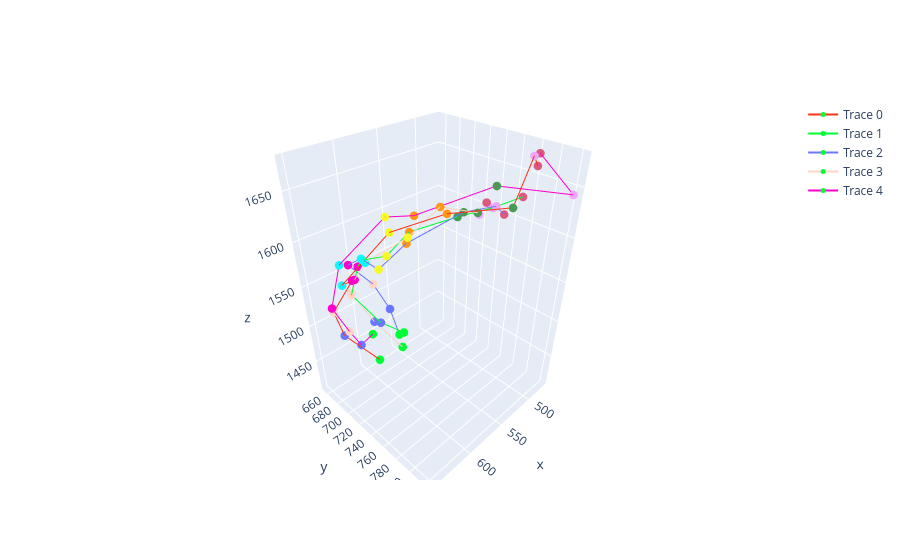

Source (notebook cell):
### Code cell
aligned_all_gpa=tr.run_gpa_all_clusters(traces_long, cluster_df, min_cluster=4)
tr.plot_multi_points(aligned_all_gpa)

### Figure 1 — Plotly figure (JSON) as saved in the notebook; plotly's stock layout.template omitted (floating-point values rounded to 4 significant figures)
{"data": [{"line": {"color": "#FD3216", "width": 2}, "marker": {"color": ["#00FE35", "#6A76FC", "#FED4C4", "#FE00CE", "#0DF9FF", "#F6F926", "#FF9616", "#479B55", "#EEA6FB", "#DC587D"], "size": 5}, "mode": "markers+lines", "name": "Trace 0", "opacity": 1, "type": "scatter3d", "x": [583.2, 626.3, 632.6, 617.7, 641.3, 609.5, 571.5, 538.8, 484.3, 471.8], "y": [665.5, 664.7, 660.3, 679.5, 698.4, 732.2, 762.8, 805.4, 784.6, 781.4], "z": [1414.0, 1479.0, 1512.0, 1554.0, 1569.0, 1624.0, 1639.0, 1647.0, 1672.0, 1659.0]}, {"line": {"color": "#00FE35", "width": 2}, "marker": {"color": ["#00FE35", "#6A76FC", "#FED4C4", "#FE00CE", "#0DF9FF", "#F6F926", "#FF9616", "#479B55", "#EEA6FB", "#DC587D"], "size": 5}, "mode": "markers+lines", "name": "Trace 1", "opacity": 1, "type": "scatter3d", "x": [560.1, 592.2, 620.4, 617.6, 627.8, 620.8, 590.6, 549.6, 515.1, 482.7], "y": [686.1, 686.2, 679.4, 691.8, 715.2, 740.7, 736.2, 755.1, 767.5, 776.7], "z": [1456.0, 1489.0, 1537.0, 1576.0, 1597.0, 1609.0, 1619.0, 1626.0, 1627.0, 1631.0]}, {"line": {"color": "#6A76FC", "width": 2}, "marker": {"color": ["#00FE35", "#6A76FC", "#FED4C4", "#FE00CE", "#0DF9FF", "#F6F926", "#FF9616", "#479B55", "#EEA6FB", "#DC587D"], "size": 5}, "mode": "markers+lines", "name": "Trace 2", "opacity": 1, "type": "scatter3d", "x": [583.6, 575.3, 592.0, 626.2, 627.2, 627.5, 596.3, 547.2, 514.9, 486.8], "y": [706.4, 682.3, 677.9, 688.9, 712.5, 737.2, 738.5, 760.1, 770.9, 760.2], "z": [1479.0, 1497.0, 1537.0, 1580.0, 1597.0, 1597.0, 1611.0, 1631.0, 1630.0, 1608.0]}, {"line": {"color": "#FED4C4", "width": 2}, "marker": {"color": ["#00FE35", "#6A76FC", "#FED4C4", "#FE00CE", "#0DF9FF", "#F6F926", "#FF9616", "#479B55", "#EEA6FB", "#DC587D"], "size": 5}, "mode": "markers+lines", "name": "Trace 3", "opacity": 1, "type": "scatter3d", "x": [579.6, 592.9, 606.5, 622.0, 627.4, 602.4, 570.1, 541.4, 520.9, 513.7], "y": [705.8, 675.4, 657.3, 690.6, 718.5, 747.6, 753.7, 771.2, 756.3, 758.5], "z": [1458.0, 1485.0, 1522.0, 1562.0, 1596.0, 1622.0, 1642.0, 1632.0, 1618.0, 1629.0]}, {"line": {"color": "#FE00CE", "width": 2}, "marker": {"color": ["#00FE35", "#6A76FC", "#FED4C4", "#FE00CE", "#0DF9FF", "#F6F926", "#FF9616", "#479B55", "#EEA6FB", "#DC587D"], "size": 5}, "mode": "markers+lines", "name": "Trace 4", "opacity": 1, "type": "scatter3d", "x": [581.9, 605.5, 629.8, 651.2, 646.3, 606.5, 574.3, 528.5, 473.7, 479.2], "y": [654.2, 663.2, 681.5, 691.3, 706.5, 724.0, 725.1, 779.6, 822.3, 786.9], "z": [1447.0, 1451.0, 1497.0, 1544.0, 1596.0, 1634.0, 1625.0, 1656.0, 1644.0, 1674.0]}], "layout": {}}
